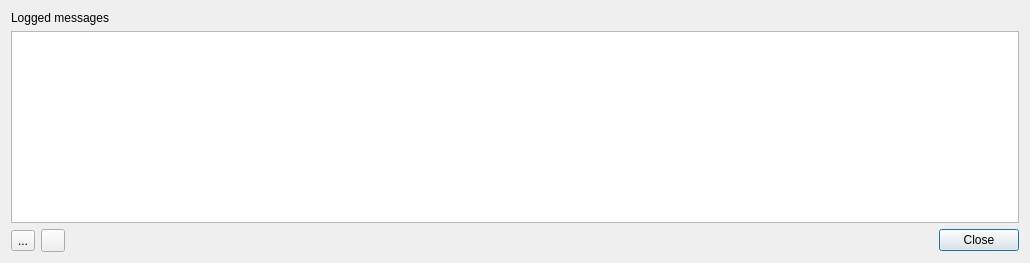
<?xml version="1.0" encoding="UTF-8"?>
<ui version="4.0">
 <class>UiGuiLoggerDialog</class>
 <widget class="QDialog" name="UiGuiLoggerDialog">
  <property name="geometry">
   <rect>
    <x>0</x>
    <y>0</y>
    <width>1030</width>
    <height>263</height>
   </rect>
  </property>
  <property name="windowTitle">
   <string>Log</string>
  </property>
  <property name="windowIcon">
   <iconset resource="../resources/Icons.qrc">
    <normaloff>:/mainWindow/document-properties.png</normaloff>:/mainWindow/document-properties.png</iconset>
  </property>
  <layout class="QVBoxLayout">
   <item>
    <widget class="QLabel" name="label">
     <property name="text">
      <string>Logged messages</string>
     </property>
    </widget>
   </item>
   <item>
    <widget class="QTextEdit" name="logTextEdit">
     <property name="readOnly">
      <bool>true</bool>
     </property>
    </widget>
   </item>
   <item>
    <layout class="QHBoxLayout" name="horizontalLayout">
     <item>
      <widget class="QToolButton" name="cleanUpToolButton">
       <property name="toolTip">
        <string>Clear log</string>
       </property>
       <property name="text">
        <string>...</string>
       </property>
       <property name="icon">
        <iconset resource="../resources/Icons.qrc">
         <normaloff>:/mainWindow/edit-clear.png</normaloff>:/mainWindow/edit-clear.png</iconset>
       </property>
      </widget>
     </item>
     <item>
      <widget class="QToolButton" name="openLogFileFolderToolButton">
       <property name="toolTip">
        <string>Open folder containing log file.</string>
       </property>
       <property name="statusTip">
        <string>Open folder containing log file.</string>
       </property>
       <property name="icon">
        <iconset resource="../resources/Icons.qrc">
         <normaloff>:/mainWindow/document-open.png</normaloff>:/mainWindow/document-open.png</iconset>
       </property>
      </widget>
     </item>
     <item>
      <spacer name="horizontalSpacer">
       <property name="orientation">
        <enum>Qt::Horizontal</enum>
       </property>
       <property name="sizeHint" stdset="0">
        <size>
         <width>40</width>
         <height>20</height>
        </size>
       </property>
      </spacer>
     </item>
     <item>
      <widget class="QDialogButtonBox" name="buttonBox">
       <property name="standardButtons">
        <set>QDialogButtonBox::Close</set>
       </property>
      </widget>
     </item>
    </layout>
   </item>
  </layout>
 </widget>
 <resources>
  <include location="../resources/Icons.qrc"/>
 </resources>
 <connections>
  <connection>
   <sender>UiGuiLoggerDialog</sender>
   <signal>finished(int)</signal>
   <receiver>UiGuiLoggerDialog</receiver>
   <slot>close()</slot>
   <hints>
    <hint type="sourcelabel">
     <x>2</x>
     <y>45</y>
    </hint>
    <hint type="destinationlabel">
     <x>5</x>
     <y>59</y>
    </hint>
   </hints>
  </connection>
  <connection>
   <sender>buttonBox</sender>
   <signal>clicked(QAbstractButton*)</signal>
   <receiver>UiGuiLoggerDialog</receiver>
   <slot>close()</slot>
   <hints>
    <hint type="sourcelabel">
     <x>419</x>
     <y>280</y>
    </hint>
    <hint type="destinationlabel">
     <x>477</x>
     <y>263</y>
    </hint>
   </hints>
  </connection>
  <connection>
   <sender>cleanUpToolButton</sender>
   <signal>clicked()</signal>
   <receiver>logTextEdit</receiver>
   <slot>clear()</slot>
   <hints>
    <hint type="sourcelabel">
     <x>27</x>
     <y>282</y>
    </hint>
    <hint type="destinationlabel">
     <x>22</x>
     <y>231</y>
    </hint>
   </hints>
  </connection>
 </connections>
</ui>
